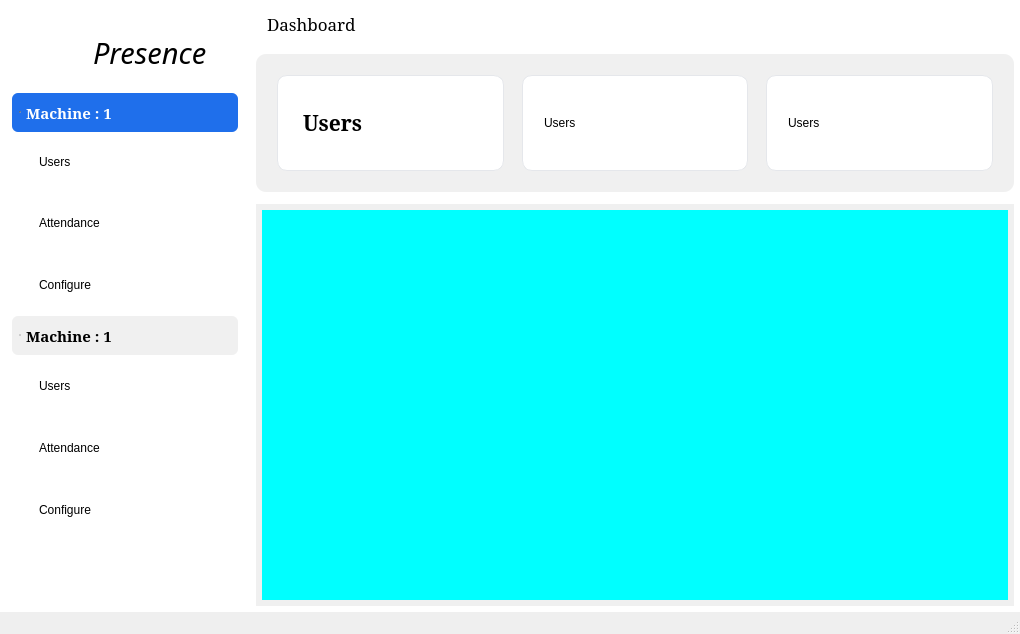
<?xml version="1.0" encoding="UTF-8"?>
<ui version="4.0">
 <class>MainWindow</class>
 <widget class="QMainWindow" name="MainWindow">
  <property name="geometry">
   <rect>
    <x>0</x>
    <y>0</y>
    <width>1020</width>
    <height>634</height>
   </rect>
  </property>
  <property name="windowTitle">
   <string>MainWindow</string>
  </property>
  <property name="styleSheet">
   <string notr="true">QFrame{
border-radius:10px;
margin :6px;
}

QFrame[active=&quot;true&quot;]{
background-color:#4c6ef5;
color :white;}

QFrame {
    background-color: transparent;
    border-radius: 6px;
    padding: 6px;
}

QFrame:hover {
    background-color: #F7FFA9
}

QFrame[active=&quot;true&quot;] {
    background-color: #1f6feb;
    color: white;
}

</string>
  </property>
  <widget class="QWidget" name="centralwidget">
   <property name="sizePolicy">
    <sizepolicy hsizetype="Expanding" vsizetype="Expanding">
     <horstretch>0</horstretch>
     <verstretch>0</verstretch>
    </sizepolicy>
   </property>
   <property name="minimumSize">
    <size>
     <width>1020</width>
     <height>0</height>
    </size>
   </property>
   <property name="styleSheet">
    <string notr="true">background-color : white;
</string>
   </property>
   <layout class="QHBoxLayout" name="horizontalLayout_3">
    <property name="leftMargin">
     <number>0</number>
    </property>
    <property name="topMargin">
     <number>0</number>
    </property>
    <property name="rightMargin">
     <number>0</number>
    </property>
    <property name="bottomMargin">
     <number>0</number>
    </property>
    <item>
     <layout class="QHBoxLayout" name="horizontalLayout_main">
      <property name="spacing">
       <number>0</number>
      </property>
      <item>
       <widget class="QWidget" name="central" native="true">
        <property name="minimumSize">
         <size>
          <width>0</width>
          <height>0</height>
         </size>
        </property>
        <property name="maximumSize">
         <size>
          <width>16777215</width>
          <height>16777215</height>
         </size>
        </property>
        <layout class="QHBoxLayout" name="horizontalLayout_2">
         <property name="spacing">
          <number>0</number>
         </property>
         <property name="leftMargin">
          <number>0</number>
         </property>
         <property name="topMargin">
          <number>0</number>
         </property>
         <property name="rightMargin">
          <number>0</number>
         </property>
         <property name="bottomMargin">
          <number>0</number>
         </property>
         <item>
          <widget class="QFrame" name="side_bar">
           <property name="sizePolicy">
            <sizepolicy hsizetype="Expanding" vsizetype="Expanding">
             <horstretch>0</horstretch>
             <verstretch>0</verstretch>
            </sizepolicy>
           </property>
           <property name="maximumSize">
            <size>
             <width>250</width>
             <height>1000</height>
            </size>
           </property>
           <property name="styleSheet">
            <string notr="true">background-color:white;
border-radius : 0px;

QFrame {
    background-color: transparent;
    border-radius: 6px;
    padding: 6px;
}

QFrame:hover {
    background-color: #F7FFA9;
}

QFrame[active=&quot;true&quot;] {
    background-color: #1f6feb;
    color: white;
}
</string>
           </property>
           <property name="frameShape">
            <enum>QFrame::StyledPanel</enum>
           </property>
           <property name="frameShadow">
            <enum>QFrame::Raised</enum>
           </property>
           <layout class="QHBoxLayout" name="horizontalLayout_5">
            <property name="spacing">
             <number>0</number>
            </property>
            <property name="leftMargin">
             <number>0</number>
            </property>
            <property name="topMargin">
             <number>0</number>
            </property>
            <property name="rightMargin">
             <number>0</number>
            </property>
            <property name="bottomMargin">
             <number>0</number>
            </property>
            <item>
             <layout class="QVBoxLayout" name="verticalLayout_sidebar">
              <property name="spacing">
               <number>0</number>
              </property>
              <item>
               <layout class="QVBoxLayout" name="verticalLayout">
                <property name="spacing">
                 <number>0</number>
                </property>
                <item>
                 <widget class="QFrame" name="main_logo_and_name">
                  <property name="maximumSize">
                   <size>
                    <width>600</width>
                    <height>81</height>
                   </size>
                  </property>
                  <property name="cursor">
                   <cursorShape>PointingHandCursor</cursorShape>
                  </property>
                  <property name="styleSheet">
                   <string notr="true">QFrame {
    background-color: transparent;
    border-radius: 6px;
    padding: 6px;
}

QFrame[active=&quot;true&quot;] {
    background-color: #1f6feb;
    color: white;
}
</string>
                  </property>
                  <property name="frameShape">
                   <enum>QFrame::StyledPanel</enum>
                  </property>
                  <property name="frameShadow">
                   <enum>QFrame::Raised</enum>
                  </property>
                  <layout class="QHBoxLayout" name="horizontalLayout" stretch="1,2">
                   <property name="spacing">
                    <number>0</number>
                   </property>
                   <property name="leftMargin">
                    <number>0</number>
                   </property>
                   <property name="topMargin">
                    <number>0</number>
                   </property>
                   <property name="rightMargin">
                    <number>0</number>
                   </property>
                   <property name="bottomMargin">
                    <number>0</number>
                   </property>
                   <item>
                    <widget class="QLabel" name="logo_presence">
                     <property name="font">
                      <font>
                       <pointsize>8</pointsize>
                      </font>
                     </property>
                     <property name="cursor">
                      <cursorShape>SplitVCursor</cursorShape>
                     </property>
                     <property name="text">
                      <string/>
                     </property>
                     <property name="pixmap">
                      <pixmap>:/logos/flip_to_front_60dp_75FB4C_FILL0_wght100_GRAD200_opsz48.png</pixmap>
                     </property>
                     <property name="margin">
                      <number>-15</number>
                     </property>
                     <property name="indent">
                      <number>-1</number>
                     </property>
                    </widget>
                   </item>
                   <item>
                    <widget class="QLabel" name="name_presence">
                     <property name="minimumSize">
                      <size>
                       <width>0</width>
                       <height>0</height>
                      </size>
                     </property>
                     <property name="font">
                      <font>
                       <family>Vivaldi</family>
                       <pointsize>22</pointsize>
                       <italic>true</italic>
                       <bold>false</bold>
                       <underline>false</underline>
                      </font>
                     </property>
                     <property name="text">
                      <string>Presence</string>
                     </property>
                    </widget>
                   </item>
                  </layout>
                 </widget>
                </item>
               </layout>
              </item>
              <item>
               <widget class="QWidget" name="widget_machine1" native="true">
                <property name="styleSheet">
                 <string notr="true">QFrame {
    background-color: transparent;
    border-radius: 6px;
    padding: 6px;
}

QFrame:hover {
    background-color: rgb(240,240,240);
}

QFrame[active=&quot;true&quot;] {
    background-color: #1f6feb;
    color: white;
}
</string>
                </property>
                <layout class="QVBoxLayout" name="verticalLayout_6">
                 <property name="spacing">
                  <number>0</number>
                 </property>
                 <property name="leftMargin">
                  <number>0</number>
                 </property>
                 <property name="topMargin">
                  <number>0</number>
                 </property>
                 <property name="rightMargin">
                  <number>0</number>
                 </property>
                 <property name="bottomMargin">
                  <number>0</number>
                 </property>
                 <item>
                  <widget class="QRadioButton" name="rbtn_machine1">
                   <property name="font">
                    <font>
                     <family>SimSun</family>
                     <pointsize>11</pointsize>
                     <italic>false</italic>
                     <bold>true</bold>
                    </font>
                   </property>
                   <property name="styleSheet">
                    <string notr="true">QRadioButton {
    background-color:rgb(240,240,240);
    padding: 8px;
    border-radius: 6px;
}

QRadioButton:checked {
    background-color: #1f6feb;
    color: white;
}
QRadioButton:hover {
border :2px solid transparent;
   border-color: #007bff;
}

QRadioButton::indicator {
    width: 0;
    height: 0;
}</string>
                   </property>
                   <property name="text">
                    <string>Machine : 1</string>
                   </property>
                   <property name="icon">
                    <iconset>
                     <normaloff>:/logos/microwave_gen_60dp_999999_FILL0_wght100_GRAD200_opsz48.png</normaloff>:/logos/microwave_gen_60dp_999999_FILL0_wght100_GRAD200_opsz48.png</iconset>
                   </property>
                   <property name="iconSize">
                    <size>
                     <width>40</width>
                     <height>40</height>
                    </size>
                   </property>
                   <property name="checked">
                    <bool>true</bool>
                   </property>
                  </widget>
                 </item>
                 <item>
                  <widget class="QWidget" name="widget_sub_machine1" native="true">
                   <layout class="QVBoxLayout" name="verticalLayout_8">
                    <property name="spacing">
                     <number>0</number>
                    </property>
                    <property name="leftMargin">
                     <number>0</number>
                    </property>
                    <property name="topMargin">
                     <number>0</number>
                    </property>
                    <property name="rightMargin">
                     <number>0</number>
                    </property>
                    <property name="bottomMargin">
                     <number>0</number>
                    </property>
                    <item>
                     <widget class="QFrame" name="btn_machine1_users">
                      <property name="maximumSize">
                       <size>
                        <width>220</width>
                        <height>60</height>
                       </size>
                      </property>
                      <property name="styleSheet">
                       <string notr="true"/>
                      </property>
                      <property name="frameShape">
                       <enum>QFrame::StyledPanel</enum>
                      </property>
                      <property name="frameShadow">
                       <enum>QFrame::Raised</enum>
                      </property>
                      <layout class="QHBoxLayout" name="horizontalLayout_28">
                       <property name="spacing">
                        <number>0</number>
                       </property>
                       <property name="leftMargin">
                        <number>0</number>
                       </property>
                       <property name="topMargin">
                        <number>0</number>
                       </property>
                       <property name="rightMargin">
                        <number>0</number>
                       </property>
                       <property name="bottomMargin">
                        <number>0</number>
                       </property>
                       <item>
                        <widget class="QLabel" name="label_users_machine1">
                         <property name="text">
                          <string>Users</string>
                         </property>
                        </widget>
                       </item>
                      </layout>
                     </widget>
                    </item>
                    <item>
                     <widget class="QFrame" name="btn_machine1_attendance">
                      <property name="styleSheet">
                       <string notr="true">QFrame {
    background-color: transparent;
    border-radius: 6px;
    padding: 6px;
}

QFrame:hover {
    background-color: rgb(240,240,240);
}

QFrame[active=&quot;true&quot;] {
    background-color: #1f6feb;
    color: white;
}
</string>
                      </property>
                      <property name="frameShape">
                       <enum>QFrame::StyledPanel</enum>
                      </property>
                      <property name="frameShadow">
                       <enum>QFrame::Raised</enum>
                      </property>
                      <layout class="QHBoxLayout" name="horizontalLayout_29">
                       <property name="spacing">
                        <number>0</number>
                       </property>
                       <property name="leftMargin">
                        <number>0</number>
                       </property>
                       <property name="topMargin">
                        <number>0</number>
                       </property>
                       <property name="rightMargin">
                        <number>0</number>
                       </property>
                       <property name="bottomMargin">
                        <number>0</number>
                       </property>
                       <item>
                        <widget class="QLabel" name="label_attandance_machine1">
                         <property name="text">
                          <string>Attendance</string>
                         </property>
                        </widget>
                       </item>
                      </layout>
                     </widget>
                    </item>
                    <item>
                     <widget class="QFrame" name="btn_machine1_configure">
                      <property name="styleSheet">
                       <string notr="true"/>
                      </property>
                      <property name="frameShape">
                       <enum>QFrame::StyledPanel</enum>
                      </property>
                      <property name="frameShadow">
                       <enum>QFrame::Raised</enum>
                      </property>
                      <layout class="QHBoxLayout" name="horizontalLayout_30">
                       <property name="spacing">
                        <number>0</number>
                       </property>
                       <property name="leftMargin">
                        <number>0</number>
                       </property>
                       <property name="topMargin">
                        <number>0</number>
                       </property>
                       <property name="rightMargin">
                        <number>0</number>
                       </property>
                       <property name="bottomMargin">
                        <number>0</number>
                       </property>
                       <item>
                        <widget class="QLabel" name="label_configure_machine1">
                         <property name="text">
                          <string>Configure</string>
                         </property>
                        </widget>
                       </item>
                      </layout>
                     </widget>
                    </item>
                   </layout>
                  </widget>
                 </item>
                 <item>
                  <widget class="QRadioButton" name="rbtn_machine2">
                   <property name="font">
                    <font>
                     <family>SimSun</family>
                     <pointsize>11</pointsize>
                     <italic>false</italic>
                     <bold>true</bold>
                    </font>
                   </property>
                   <property name="styleSheet">
                    <string notr="true">QRadioButton {
    background-color:rgb(240,240,240);
    padding: 8px;
    border-radius: 6px;
}

QRadioButton:checked {
    background-color: #1f6feb;
    color: white;
}
QRadioButton:hover {
border :2px solid transparent;
   border-color: #007bff;
}
QRadioButton::indicator {
    width: 0;
    height: 0;
}</string>
                   </property>
                   <property name="text">
                    <string>Machine : 1</string>
                   </property>
                   <property name="icon">
                    <iconset>
                     <normaloff>:/logos/microwave_gen_60dp_999999_FILL0_wght100_GRAD200_opsz48.png</normaloff>:/logos/microwave_gen_60dp_999999_FILL0_wght100_GRAD200_opsz48.png</iconset>
                   </property>
                   <property name="iconSize">
                    <size>
                     <width>40</width>
                     <height>50</height>
                    </size>
                   </property>
                   <property name="checkable">
                    <bool>true</bool>
                   </property>
                   <property name="checked">
                    <bool>false</bool>
                   </property>
                  </widget>
                 </item>
                 <item>
                  <widget class="QWidget" name="widget_sub_machine2" native="true">
                   <layout class="QVBoxLayout" name="verticalLayout_7">
                    <property name="spacing">
                     <number>0</number>
                    </property>
                    <property name="leftMargin">
                     <number>0</number>
                    </property>
                    <property name="topMargin">
                     <number>0</number>
                    </property>
                    <property name="rightMargin">
                     <number>0</number>
                    </property>
                    <property name="bottomMargin">
                     <number>0</number>
                    </property>
                    <item>
                     <widget class="QFrame" name="btn__users">
                      <property name="styleSheet">
                       <string notr="true"/>
                      </property>
                      <property name="frameShape">
                       <enum>QFrame::StyledPanel</enum>
                      </property>
                      <property name="frameShadow">
                       <enum>QFrame::Raised</enum>
                      </property>
                      <layout class="QHBoxLayout" name="horizontalLayout_32">
                       <property name="spacing">
                        <number>0</number>
                       </property>
                       <property name="leftMargin">
                        <number>0</number>
                       </property>
                       <property name="topMargin">
                        <number>0</number>
                       </property>
                       <property name="rightMargin">
                        <number>0</number>
                       </property>
                       <property name="bottomMargin">
                        <number>0</number>
                       </property>
                       <item>
                        <widget class="QLabel" name="label_users_machine2">
                         <property name="text">
                          <string>Users</string>
                         </property>
                         <property name="alignment">
                          <set>Qt::AlignLeading|Qt::AlignLeft|Qt::AlignVCenter</set>
                         </property>
                        </widget>
                       </item>
                      </layout>
                     </widget>
                    </item>
                    <item>
                     <widget class="QFrame" name="btn_machine2_attendance">
                      <property name="styleSheet">
                       <string notr="true"/>
                      </property>
                      <property name="frameShape">
                       <enum>QFrame::StyledPanel</enum>
                      </property>
                      <property name="frameShadow">
                       <enum>QFrame::Raised</enum>
                      </property>
                      <layout class="QHBoxLayout" name="horizontalLayout_33">
                       <property name="spacing">
                        <number>0</number>
                       </property>
                       <property name="leftMargin">
                        <number>0</number>
                       </property>
                       <property name="topMargin">
                        <number>0</number>
                       </property>
                       <property name="rightMargin">
                        <number>0</number>
                       </property>
                       <property name="bottomMargin">
                        <number>0</number>
                       </property>
                       <item>
                        <widget class="QLabel" name="label_attandance_machine2">
                         <property name="text">
                          <string>Attendance</string>
                         </property>
                         <property name="alignment">
                          <set>Qt::AlignLeading|Qt::AlignLeft|Qt::AlignVCenter</set>
                         </property>
                        </widget>
                       </item>
                      </layout>
                     </widget>
                    </item>
                    <item>
                     <widget class="QFrame" name="btn_configure_machine2">
                      <property name="styleSheet">
                       <string notr="true"/>
                      </property>
                      <property name="frameShape">
                       <enum>QFrame::StyledPanel</enum>
                      </property>
                      <property name="frameShadow">
                       <enum>QFrame::Raised</enum>
                      </property>
                      <layout class="QHBoxLayout" name="horizontalLayout_34" stretch="0">
                       <property name="spacing">
                        <number>0</number>
                       </property>
                       <property name="leftMargin">
                        <number>0</number>
                       </property>
                       <property name="topMargin">
                        <number>0</number>
                       </property>
                       <property name="rightMargin">
                        <number>0</number>
                       </property>
                       <property name="bottomMargin">
                        <number>0</number>
                       </property>
                       <item>
                        <widget class="QLabel" name="label_configure_machine2">
                         <property name="text">
                          <string>Configure</string>
                         </property>
                         <property name="alignment">
                          <set>Qt::AlignLeading|Qt::AlignLeft|Qt::AlignVCenter</set>
                         </property>
                        </widget>
                       </item>
                      </layout>
                     </widget>
                    </item>
                   </layout>
                  </widget>
                 </item>
                </layout>
               </widget>
              </item>
              <item>
               <spacer name="verticalSpacer">
                <property name="orientation">
                 <enum>Qt::Vertical</enum>
                </property>
                <property name="sizeHint" stdset="0">
                 <size>
                  <width>20</width>
                  <height>78</height>
                 </size>
                </property>
               </spacer>
              </item>
             </layout>
            </item>
           </layout>
          </widget>
         </item>
         <item>
          <layout class="QVBoxLayout" name="verticalLayout_4">
           <property name="spacing">
            <number>0</number>
           </property>
           <item>
            <widget class="QWidget" name="content_area" native="true">
             <property name="styleSheet">
              <string notr="true">background-color : white;</string>
             </property>
             <layout class="QHBoxLayout" name="horizontalLayout_9">
              <property name="spacing">
               <number>0</number>
              </property>
              <property name="leftMargin">
               <number>0</number>
              </property>
              <property name="topMargin">
               <number>0</number>
              </property>
              <property name="rightMargin">
               <number>0</number>
              </property>
              <property name="bottomMargin">
               <number>0</number>
              </property>
              <item>
               <layout class="QVBoxLayout" name="verticalLayout_2">
                <item>
                 <widget class="QLabel" name="label">
                  <property name="font">
                   <font>
                    <family>SimSun</family>
                    <pointsize>13</pointsize>
                   </font>
                  </property>
                  <property name="text">
                   <string>Dashboard</string>
                  </property>
                 </widget>
                </item>
                <item>
                 <widget class="QFrame" name="frame_analyitics">
                  <property name="sizePolicy">
                   <sizepolicy hsizetype="Expanding" vsizetype="Expanding">
                    <horstretch>0</horstretch>
                    <verstretch>0</verstretch>
                   </sizepolicy>
                  </property>
                  <property name="minimumSize">
                   <size>
                    <width>0</width>
                    <height>150</height>
                   </size>
                  </property>
                  <property name="maximumSize">
                   <size>
                    <width>16777215</width>
                    <height>150</height>
                   </size>
                  </property>
                  <property name="styleSheet">
                   <string notr="true">background-color: rgb(240,240,240);
border-radius: 10px;</string>
                  </property>
                  <property name="frameShape">
                   <enum>QFrame::StyledPanel</enum>
                  </property>
                  <property name="frameShadow">
                   <enum>QFrame::Raised</enum>
                  </property>
                  <layout class="QHBoxLayout" name="horizontalLayout_4">
                   <item>
                    <widget class="QFrame" name="frame_2">
                     <property name="minimumSize">
                      <size>
                       <width>0</width>
                       <height>100</height>
                      </size>
                     </property>
                     <property name="autoFillBackground">
                      <bool>false</bool>
                     </property>
                     <property name="styleSheet">
                      <string notr="true">background-color : #FFFFFF;
border :1px solid #E5E7EB
</string>
                     </property>
                     <property name="frameShape">
                      <enum>QFrame::StyledPanel</enum>
                     </property>
                     <property name="frameShadow">
                      <enum>QFrame::Raised</enum>
                     </property>
                     <layout class="QHBoxLayout" name="horizontalLayout_6">
                      <property name="spacing">
                       <number>0</number>
                      </property>
                      <property name="leftMargin">
                       <number>0</number>
                      </property>
                      <property name="topMargin">
                       <number>0</number>
                      </property>
                      <property name="rightMargin">
                       <number>0</number>
                      </property>
                      <property name="bottomMargin">
                       <number>0</number>
                      </property>
                      <item>
                       <widget class="QLabel" name="lab_table_name">
                        <property name="font">
                         <font>
                          <family>SimSun</family>
                          <pointsize>16</pointsize>
                          <bold>true</bold>
                         </font>
                        </property>
                        <property name="styleSheet">
                         <string notr="true">border :0px;
background-color : white;
</string>
                        </property>
                        <property name="text">
                         <string>Users</string>
                        </property>
                       </widget>
                      </item>
                     </layout>
                    </widget>
                   </item>
                   <item>
                    <widget class="QFrame" name="frame_3">
                     <property name="minimumSize">
                      <size>
                       <width>0</width>
                       <height>100</height>
                      </size>
                     </property>
                     <property name="autoFillBackground">
                      <bool>false</bool>
                     </property>
                     <property name="styleSheet">
                      <string notr="true">background-color : white;
border :1px solid #E5E7EB
</string>
                     </property>
                     <property name="frameShape">
                      <enum>QFrame::StyledPanel</enum>
                     </property>
                     <property name="frameShadow">
                      <enum>QFrame::Raised</enum>
                     </property>
                     <layout class="QHBoxLayout" name="horizontalLayout_7">
                      <property name="spacing">
                       <number>0</number>
                      </property>
                      <property name="leftMargin">
                       <number>0</number>
                      </property>
                      <property name="topMargin">
                       <number>0</number>
                      </property>
                      <property name="rightMargin">
                       <number>0</number>
                      </property>
                      <property name="bottomMargin">
                       <number>0</number>
                      </property>
                      <item>
                       <widget class="QLabel" name="lab_middle_table">
                        <property name="autoFillBackground">
                         <bool>false</bool>
                        </property>
                        <property name="styleSheet">
                         <string notr="true">border :0px;
background-color: #FFFFFF;</string>
                        </property>
                        <property name="text">
                         <string>Users</string>
                        </property>
                       </widget>
                      </item>
                     </layout>
                    </widget>
                   </item>
                   <item>
                    <widget class="QFrame" name="frame_4">
                     <property name="minimumSize">
                      <size>
                       <width>0</width>
                       <height>100</height>
                      </size>
                     </property>
                     <property name="autoFillBackground">
                      <bool>false</bool>
                     </property>
                     <property name="styleSheet">
                      <string notr="true">background-color : white;
border :1px solid #E5E7EB
</string>
                     </property>
                     <property name="frameShape">
                      <enum>QFrame::StyledPanel</enum>
                     </property>
                     <property name="frameShadow">
                      <enum>QFrame::Raised</enum>
                     </property>
                     <layout class="QHBoxLayout" name="horizontalLayout_8">
                      <property name="spacing">
                       <number>0</number>
                      </property>
                      <property name="leftMargin">
                       <number>0</number>
                      </property>
                      <property name="topMargin">
                       <number>0</number>
                      </property>
                      <property name="rightMargin">
                       <number>0</number>
                      </property>
                      <property name="bottomMargin">
                       <number>0</number>
                      </property>
                      <item>
                       <widget class="QLabel" name="lab_last_table">
                        <property name="autoFillBackground">
                         <bool>false</bool>
                        </property>
                        <property name="styleSheet">
                         <string notr="true">border :0px;
background-color : #FFFFFF;
</string>
                        </property>
                        <property name="text">
                         <string>Users</string>
                        </property>
                       </widget>
                      </item>
                     </layout>
                    </widget>
                   </item>
                  </layout>
                 </widget>
                </item>
                <item>
                 <widget class="QStackedWidget" name="stackedwidget_content_area">
                  <property name="styleSheet">
                   <string notr="true">background-color :rgb(240,240,240);
border-radius :0px;</string>
                  </property>
                  <widget class="QWidget" name="page">
                   <property name="styleSheet">
                    <string notr="true">background-color : cyan;</string>
                   </property>
                   <layout class="QHBoxLayout" name="horizontalLayout_10"/>
                  </widget>
                  <widget class="QWidget" name="page_2">
                   <property name="layoutDirection">
                    <enum>Qt::LeftToRight</enum>
                   </property>
                  </widget>
                 </widget>
                </item>
               </layout>
              </item>
             </layout>
            </widget>
           </item>
          </layout>
         </item>
        </layout>
       </widget>
      </item>
     </layout>
    </item>
   </layout>
  </widget>
  <widget class="QStatusBar" name="statusbar"/>
 </widget>
 <resources>
  <include location="resources.qrc"/>
 </resources>
 <connections/>
</ui>
